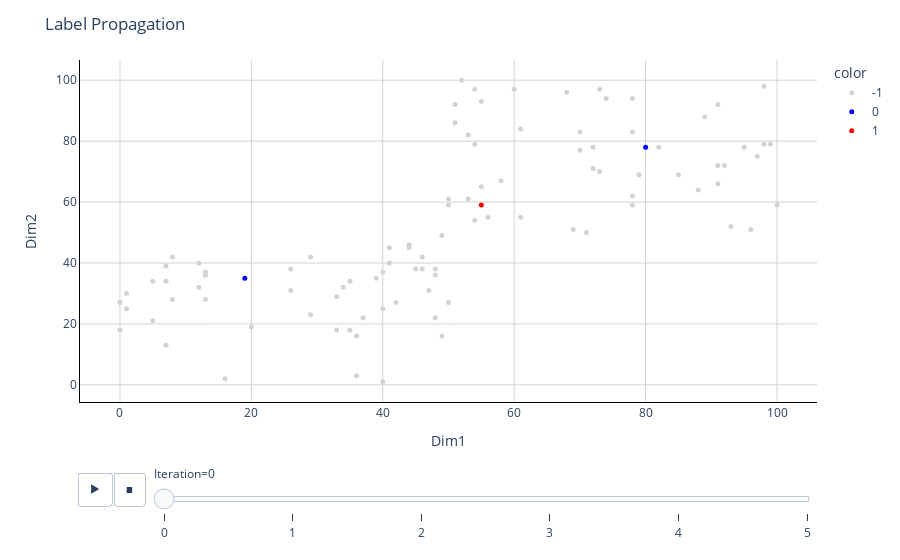

Here is the notebook cell this chart was saved with:
### Code cell
fig = px.scatter(dfe_res, x="Dim1", y="Dim2", animation_frame="Iteration", 
           #animation_group="country",
           #size="pop", 
           #color=df['Label_Pred'].astype(str),
           color=dfe_res['Label_pred'].astype(str), 
           color_discrete_sequence=['lightgrey', 'blue', 'red'],
           #hover_name="Label",
           #color_continuous_scale='Bluered',
           #log_x=True, size_max=55, 
           #range_x=[100,100000], range_y=[25,90]
          )

# Change chart background color
fig.update_layout(dict(plot_bgcolor = 'white'))

# Update axes lines
fig.update_xaxes(showgrid=True, gridwidth=1, gridcolor='lightgrey', 
                 zeroline=True, zerolinewidth=1, zerolinecolor='lightgrey', 
                 showline=True, linewidth=1, linecolor='black')

fig.update_yaxes(showgrid=True, gridwidth=1, gridcolor='lightgrey', 
                 zeroline=True, zerolinewidth=1, zerolinecolor='lightgrey', 
                 showline=True, linewidth=1, linecolor='black')

# Set figure title
fig.update_layout(title_text="Label Propagation")

# Update marker size
fig.update_traces(marker=dict(size=5))

fig.show()

### Figure 1 — Plotly figure (JSON) as saved in the notebook; plotly's stock layout.template omitted (floating-point values rounded to 4 significant figures)
{"data": [{"hovertemplate": "color=-1<br>Iteration=0<br>Dim1=%{x}<br>Dim2=%{y}<extra></extra>", "legendgroup": "-1", "marker": {"color": "lightgrey", "size": 5, "symbol": "circle"}, "mode": "markers", "name": "-1", "orientation": "v", "showlegend": true, "type": "scatter", "x": [8, 45, 49, 40, 13, 40, 20, 36, 12, 37, 7, 46, 49, 39, 33, 48, 29, 29, 34, 47, 1, 33, 7, 42, 35, 48, 46, 13, 0, 7, 5, 48, 44, 16, 8, 0, 5, 26, 50, 35, 12, 41, 1, 44, 36, 40, 26, 41, 13, 55, 51, 55, 98, 72, 56, 70, 91, 98, 91, 73, 52, 97, 61, 73, 54, 69, 78, 99, 79, 58, 51, 93, 95, 92, 82, 71, 54, 50, 68, 61, 60, 53, 70, 72, 78, 100, 53, 78, 88, 54, 96, 78, 85, 91, 50, 89, 74], "xaxis": "x", "y": [28, 38, 16, 1, 28, 37, 19, 16, 32, 22, 34, 38, 49, 35, 29, 36, 42, 23, 32, 31, 25, 18, 13, 27, 18, 38, 42, 36, 18, 39, 21, 22, 46, 2, 42, 27, 34, 31, 27, 34, 40, 45, 30, 45, 3, 25, 38, 40, 37, 93, 92, 65, 98, 78, 55, 83, 92, 79, 72, 70, 100, 75, 84, 97, 97, 51, 62, 79, 69, 67, 86, 52, 78, 72, 78, 50, 79, 59, 96, 55, 97, 61, 77, 71, 83, 59, 82, 94, 64, 54, 51, 59, 69, 66, 61, 88, 94], "yaxis": "y"}, {"hovertemplate": "color=0<br>Iteration=0<br>Dim1=%{x}<br>Dim2=%{y}<extra></extra>", "legendgroup": "0", "marker": {"color": "blue", "size": 5, "symbol": "circle"}, "mode": "markers", "name": "0", "orientation": "v", "showlegend": true, "type": "scatter", "x": [19, 80], "xaxis": "x", "y": [35, 78], "yaxis": "y"}, {"hovertemplate": "color=1<br>Iteration=0<br>Dim1=%{x}<br>Dim2=%{y}<extra></extra>", "legendgroup": "1", "marker": {"color": "red", "size": 5, "symbol": "circle"}, "mode": "markers", "name": "1", "orientation": "v", "showlegend": true, "type": "scatter", "x": [55], "xaxis": "x", "y": [59], "yaxis": "y"}], "layout": {"legend": {"title": {"text": "color"}, "tracegroupgap": 0}, "margin": {"t": 60}, "plot_bgcolor": "white", "sliders": [{"active": 0, "currentvalue": {"prefix": "Iteration="}, "len": 0.9, "pad": {"b": 10, "t": 60}, "steps": [{"args": [["0"], {"frame": {"duration": 0, "redraw": false}, "fromcurrent": true, "mode": "immediate", "transition": {"duration": 0, "easing": "linear"}}], "label": "0", "method": "animate"}, {"args": [["1"], {"frame": {"duration": 0, "redraw": false}, "fromcurrent": true, "mode": "immediate", "transition": {"duration": 0, "easing": "linear"}}], "label": "1", "method": "animate"}, {"args": [["2"], {"frame": {"duration": 0, "redraw": false}, "fromcurrent": true, "mode": "immediate", "transition": {"duration": 0, "easing": "linear"}}], "label": "2", "method": "animate"}, {"args": [["3"], {"frame": {"duration": 0, "redraw": false}, "fromcurrent": true, "mode": "immediate", "transition": {"duration": 0, "easing": "linear"}}], "label": "3", "method": "animate"}, {"args": [["4"], {"frame": {"duration": 0, "redraw": false}, "fromcurrent": true, "mode": "immediate", "transition": {"duration": 0, "easing": "linear"}}], "label": "4", "method": "animate"}, {"args": [["5"], {"frame": {"duration": 0, "redraw": false}, "fromcurrent": true, "mode": "immediate", "transition": {"duration": 0, "easing": "linear"}}], "label": "5", "method": "animate"}], "x": 0.1, "xanchor": "left", "y": 0, "yanchor": "top"}], "title": {"text": "Label Propagation"}, "updatemenus": [{"buttons": [{"args": [null, {"frame": {"duration": 500, "redraw": false}, "fromcurrent": true, "mode": "immediate", "transition": {"duration": 500, "easing": "linear"}}], "label": "&#9654;", "method": "animate"}, {"args": [[null], {"frame": {"duration": 0, "redraw": false}, "fromcurrent": true, "mode": "immediate", "transition": {"duration": 0, "easing": "linear"}}], "label": "&#9724;", "method": "animate"}], "direction": "left", "pad": {"r": 10, "t": 70}, "showactive": false, "type": "buttons", "x": 0.1, "xanchor": "right", "y": 0, "yanchor": "top"}], "xaxis": {"anchor": "y", "domain": [0, 1], "gridcolor": "lightgrey", "gridwidth": 1, "linecolor": "black", "linewidth": 1, "showgrid": true, "showline": true, "title": {"text": "Dim1"}, "zeroline": true, "zerolinecolor": "lightgrey", "zerolinewidth": 1}, "yaxis": {"anchor": "x", "domain": [0, 1], "gridcolor": "lightgrey", "gridwidth": 1, "linecolor": "black", "linewidth": 1, "showgrid": true, "showline": true, "title": {"text": "Dim2"}, "zeroline": true, "zerolinecolor": "lightgrey", "zerolinewidth": 1}}}
